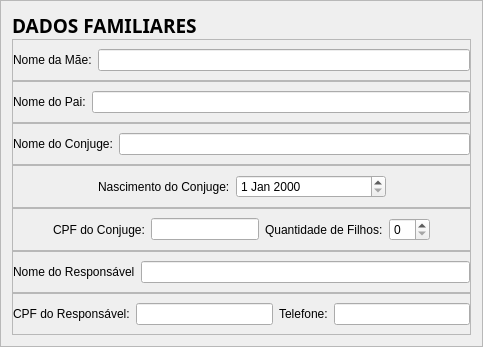
                 <widget class="QFrame" name="frame_DadosFamiliares">
                  <property name="minimumSize">
                   <size>
                    <width>0</width>
                    <height>0</height>
                   </size>
                  </property>
                  <property name="frameShape">
                   <enum>QFrame::StyledPanel</enum>
                  </property>
                  <property name="frameShadow">
                   <enum>QFrame::Raised</enum>
                  </property>
                  <layout class="QVBoxLayout" name="verticalLayout_16">
                   <property name="spacing">
                    <number>0</number>
                   </property>
                   <item>
                    <widget class="QLabel" name="label_DadosFamiliares">
                     <property name="font">
                      <font>
                       <family>Tw Cen MT</family>
                       <pointsize>14</pointsize>
                       <weight>75</weight>
                       <bold>true</bold>
                      </font>
                     </property>
                     <property name="text">
                      <string>DADOS FAMILIARES</string>
                     </property>
                    </widget>
                   </item>
                   <item>
                    <widget class="QFrame" name="frame_DadosFamiliaresVertical1">
                     <property name="frameShape">
                      <enum>QFrame::StyledPanel</enum>
                     </property>
                     <property name="frameShadow">
                      <enum>QFrame::Raised</enum>
                     </property>
                     <layout class="QHBoxLayout" name="horizontalLayout_25">
                      <property name="leftMargin">
                       <number>0</number>
                      </property>
                      <property name="rightMargin">
                       <number>0</number>
                      </property>
                      <item>
                       <widget class="QLabel" name="label_NomeDaMae">
                        <property name="text">
                         <string>Nome da Mãe:</string>
                        </property>
                       </widget>
                      </item>
                      <item>
                       <widget class="QLineEdit" name="lineEdit_NomeDaMae"/>
                      </item>
                     </layout>
                    </widget>
                   </item>
                   <item>
                    <widget class="QFrame" name="frame_DadosFamiliaresVertical2">
                     <property name="frameShape">
                      <enum>QFrame::StyledPanel</enum>
                     </property>
                     <property name="frameShadow">
                      <enum>QFrame::Raised</enum>
                     </property>
                     <layout class="QHBoxLayout" name="horizontalLayout_26">
                      <property name="leftMargin">
                       <number>0</number>
                      </property>
                      <property name="rightMargin">
                       <number>0</number>
                      </property>
                      <item>
                       <widget class="QLabel" name="label_NomeDoPai">
                        <property name="text">
                         <string>Nome do Pai:</string>
                        </property>
                       </widget>
                      </item>
                      <item>
                       <widget class="QLineEdit" name="lineEdit_NomeDoPai">
                        <property name="minimumSize">
                         <size>
                          <width>0</width>
                          <height>0</height>
                         </size>
                        </property>
                       </widget>
                      </item>
                     </layout>
                    </widget>
                   </item>
                   <item>
                    <widget class="QFrame" name="frame_CadastroVertical3">
                     <property name="frameShape">
                      <enum>QFrame::StyledPanel</enum>
                     </property>
                     <property name="frameShadow">
                      <enum>QFrame::Raised</enum>
                     </property>
                     <layout class="QHBoxLayout" name="horizontalLayout_27">
                      <property name="leftMargin">
                       <number>0</number>
                      </property>
                      <property name="rightMargin">
                       <number>0</number>
                      </property>
                      <item>
                       <widget class="QLabel" name="label_NomeDoConjuge">
                        <property name="text">
                         <string>Nome do Conjuge:</string>
                        </property>
                       </widget>
                      </item>
                      <item>
                       <widget class="QLineEdit" name="lineEdit_NomeDoConjuge"/>
                      </item>
                     </layout>
                    </widget>
                   </item>
                   <item>
                    <widget class="QFrame" name="frame_DadosFamiliaresVertical4">
                     <property name="frameShape">
                      <enum>QFrame::StyledPanel</enum>
                     </property>
                     <property name="frameShadow">
                      <enum>QFrame::Raised</enum>
                     </property>
                     <layout class="QHBoxLayout" name="horizontalLayout_30">
                      <property name="leftMargin">
                       <number>0</number>
                      </property>
                      <property name="rightMargin">
                       <number>0</number>
                      </property>
                      <item>
                       <spacer name="horizontalSpacer_14">
                        <property name="orientation">
                         <enum>Qt::Horizontal</enum>
                        </property>
                        <property name="sizeHint" stdset="0">
                         <size>
                          <width>40</width>
                          <height>20</height>
                         </size>
                        </property>
                       </spacer>
                      </item>
                      <item>
                       <widget class="QLabel" name="label_NascimentoConjuge">
                        <property name="sizePolicy">
                         <sizepolicy hsizetype="Preferred" vsizetype="Preferred">
                          <horstretch>0</horstretch>
                          <verstretch>0</verstretch>
                         </sizepolicy>
                        </property>
                        <property name="text">
                         <string>Nascimento do Conjuge:</string>
                        </property>
                       </widget>
                      </item>
                      <item>
                       <widget class="QDateEdit" name="dateEdit_NascimentoConjuge">
                        <property name="minimumSize">
                         <size>
                          <width>150</width>
                          <height>0</height>
                         </size>
                        </property>
                       </widget>
                      </item>
                      <item>
                       <spacer name="horizontalSpacer_15">
                        <property name="orientation">
                         <enum>Qt::Horizontal</enum>
                        </property>
                        <property name="sizeHint" stdset="0">
                         <size>
                          <width>40</width>
                          <height>20</height>
                         </size>
                        </property>
                       </spacer>
                      </item>
                     </layout>
                    </widget>
                   </item>
                   <item>
                    <widget class="QFrame" name="frame_CadastroVertical5">
                     <property name="frameShape">
                      <enum>QFrame::StyledPanel</enum>
                     </property>
                     <property name="frameShadow">
                      <enum>QFrame::Raised</enum>
                     </property>
                     <layout class="QHBoxLayout" name="horizontalLayout_31">
                      <property name="leftMargin">
                       <number>0</number>
                      </property>
                      <property name="rightMargin">
                       <number>0</number>
                      </property>
                      <item>
                       <spacer name="horizontalSpacer_16">
                        <property name="orientation">
                         <enum>Qt::Horizontal</enum>
                        </property>
                        <property name="sizeHint" stdset="0">
                         <size>
                          <width>40</width>
                          <height>20</height>
                         </size>
                        </property>
                       </spacer>
                      </item>
                      <item>
                       <widget class="QLabel" name="label_CPFConjuge">
                        <property name="text">
                         <string>CPF do Conjuge:</string>
                        </property>
                       </widget>
                      </item>
                      <item>
                       <widget class="QLineEdit" name="lineEdit_CPFConjuge"/>
                      </item>
                      <item>
                       <widget class="QLabel" name="label_QuantidadeDeFilhos">
                        <property name="text">
                         <string>Quantidade de Filhos:</string>
                        </property>
                       </widget>
                      </item>
                      <item>
                       <widget class="QSpinBox" name="spinBox_QuantidadeDeFilhos">
                        <property name="minimumSize">
                         <size>
                          <width>0</width>
                          <height>0</height>
                         </size>
                        </property>
                        <property name="maximumSize">
                         <size>
                          <width>55</width>
                          <height>16777215</height>
                         </size>
                        </property>
                       </widget>
                      </item>
                      <item>
                       <spacer name="horizontalSpacer_17">
                        <property name="orientation">
                         <enum>Qt::Horizontal</enum>
                        </property>
                        <property name="sizeHint" stdset="0">
                         <size>
                          <width>40</width>
                          <height>20</height>
                         </size>
                        </property>
                       </spacer>
                      </item>
                     </layout>
                    </widget>
                   </item>
                   <item>
                    <widget class="QFrame" name="frame_DadosFamiliaresVertical6">
                     <property name="frameShape">
                      <enum>QFrame::StyledPanel</enum>
                     </property>
                     <property name="frameShadow">
                      <enum>QFrame::Raised</enum>
                     </property>
                     <layout class="QHBoxLayout" name="horizontalLayout_29">
                      <property name="leftMargin">
                       <number>0</number>
                      </property>
                      <property name="rightMargin">
                       <number>0</number>
                      </property>
                      <item>
                       <widget class="QLabel" name="label_NomeDoResponsavel">
                        <property name="text">
                         <string>Nome do Responsável</string>
                        </property>
                       </widget>
                      </item>
                      <item>
                       <widget class="QLineEdit" name="lineEdit_NomeDoResponsavel"/>
                      </item>
                     </layout>
                    </widget>
                   </item>
                   <item>
                    <widget class="QFrame" name="frame_DadosFamiliaresVertical7">
                     <property name="frameShape">
                      <enum>QFrame::StyledPanel</enum>
                     </property>
                     <property name="frameShadow">
                      <enum>QFrame::Raised</enum>
                     </property>
                     <layout class="QHBoxLayout" name="horizontalLayout_32">
                      <property name="leftMargin">
                       <number>0</number>
                      </property>
                      <property name="rightMargin">
                       <number>0</number>
                      </property>
                      <item>
                       <widget class="QLabel" name="label_CPFDoResponsavel">
                        <property name="text">
                         <string>CPF do Responsável:</string>
                        </property>
                       </widget>
                      </item>
                      <item>
                       <widget class="QLineEdit" name="lineEdit_CPFDoResponsavel"/>
                      </item>
                      <item>
                       <widget class="QLabel" name="label_TelefoneDoResponsavel">
                        <property name="text">
                         <string>Telefone:</string>
                        </property>
                       </widget>
                      </item>
                      <item>
                       <widget class="QLineEdit" name="lineEdit_TelefoneDoResponsavel"/>
                      </item>
                     </layout>
                    </widget>
                   </item>
                  </layout>
                 </widget>
